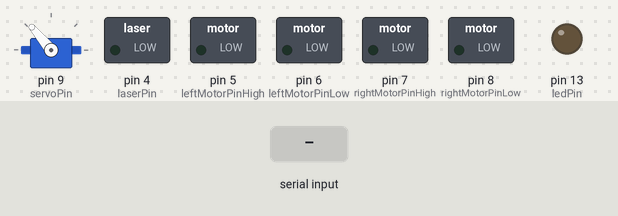
The sketch below on a simulated Arduino Uno, built with avr-gcc and run on an emulated ATmega328P. Parts: servo, switched loads named in the sketch (green lamp = pin HIGH), output pins drawn as LEDs (lit = HIGH). The test bench sets the inputs (shaded band).

Above: at 1.2 s.
1.3 s: "w" received over Serial
At 1.5 s:
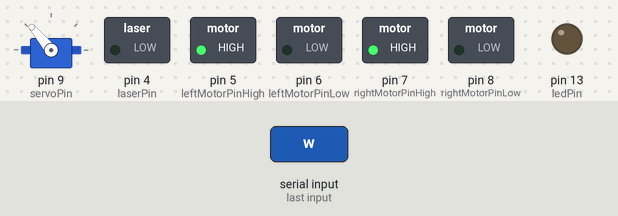
3.1 s: byte 72 ('H') received over Serial
At 4.3 s:
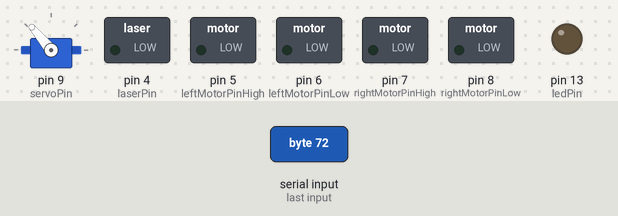
4.7 s: byte 32 (32) received over Serial
At 5.5 s:
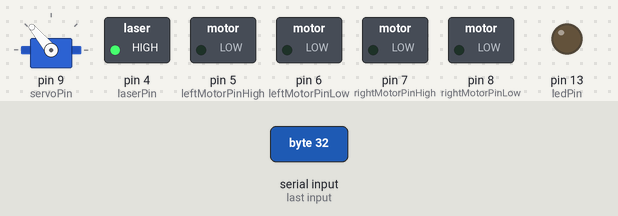
6.2 s: byte 104 ('h') received over Serial
At 6.7 s:
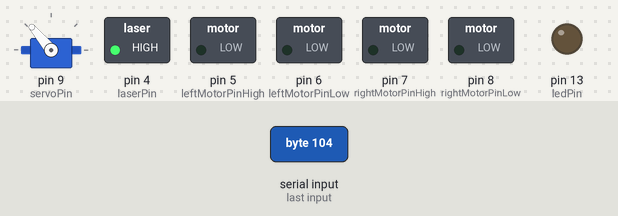
7.8 s: "a" received over Serial
At 7.9 s:
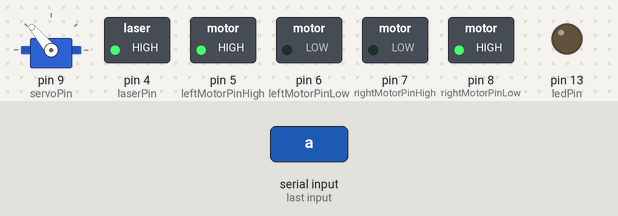
9.5 s: "s" received over Serial
At 9.6 s:
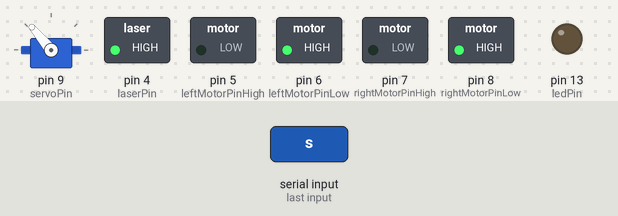
Timing chart, 0 to 12.2 s (numbered marks = the images above; inputs shaded):
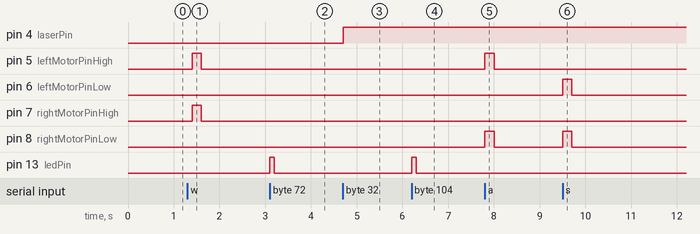

Measured:
- after the input at 1.3 s, pin 5 (leftMotorPinHigh), pin 7 (rightMotorPinHigh): LOW → HIGH after 0.10 s, → LOW 0.20 s later
- after the input at 3.1 s, pin 13 (ledPin): LOW → HIGH at once, → LOW 0.10 s later
- after the input at 4.7 s, pin 4 (laserPin): LOW → HIGH at once
- after the input at 6.2 s, pin 13 (ledPin): LOW → HIGH at once, → LOW 0.10 s later
- after the input at 7.8 s, pin 5 (leftMotorPinHigh), pin 8 (rightMotorPinLow): LOW → HIGH at once, → LOW 0.20 s later
- after the input at 9.5 s, pin 6 (leftMotorPinLow), pin 8 (rightMotorPinLow): LOW → HIGH at once, → LOW 0.20 s later

The sketch:

SEEK_2017.ino
```cpp
#include <Servo.h>
Servo laserServo;
char val; // variable to receive data from the serial port
int ledPin = 13; // LED connected to pin 13 (on-board LED)
int leftMotorPinHigh = 5;
int leftMotorPinLow = 6;
int rightMotorPinHigh = 7;
int rightMotorPinLow = 8;
int servoPin = 9;
int laserPin = 4;
int servoPosition = 130;
int delayTime = 100;

void setup() {

  pinMode(ledPin, OUTPUT);  // pin 13 (on-board LED)  OUTPUT
  pinMode(leftMotorPinHigh, OUTPUT);
  pinMode(leftMotorPinLow, OUTPUT);
  pinMode(rightMotorPinHigh, OUTPUT);
  pinMode(rightMotorPinLow, OUTPUT);
  pinMode(servoPin, OUTPUT);
  pinMode(laserPin, OUTPUT);

  laserServo.attach(servoPin);
  laserServo.write(servoPosition);
  Serial.begin(9600);       // start serial communication at 9600bps

}

void loop() {

  if( Serial.available() )       // if data is available to read
  {
    val = Serial.read();         // read it and store it in 'val'
  } else {
    val = NULL;
    digitalWrite(leftMotorPinHigh, LOW);
    digitalWrite(leftMotorPinLow, LOW);
    digitalWrite(rightMotorPinHigh, LOW);
    digitalWrite(rightMotorPinLow, LOW);
  }

  switch (val) {
    case 'w':  //W
      digitalWrite(leftMotorPinHigh, HIGH);
      digitalWrite(leftMotorPinLow, LOW);
      digitalWrite(rightMotorPinHigh, HIGH);
      digitalWrite(rightMotorPinLow, LOW);
      delay(delayTime);
      break;
    case 'a':   //A
      digitalWrite(leftMotorPinHigh, HIGH);
      digitalWrite(leftMotorPinLow, LOW);
      digitalWrite(rightMotorPinHigh, LOW);
      digitalWrite(rightMotorPinLow, HIGH);
      delay(delayTime);
      break;
    case 's':  //S
      digitalWrite(leftMotorPinHigh, LOW);
      digitalWrite(leftMotorPinLow, HIGH);
      digitalWrite(rightMotorPinHigh, LOW);
      digitalWrite(rightMotorPinLow, HIGH);
      delay(delayTime);
      break;
    case 'd':  //D
      digitalWrite(leftMotorPinHigh, LOW);
      digitalWrite(leftMotorPinLow, HIGH);
      digitalWrite(rightMotorPinHigh, HIGH);
      digitalWrite(rightMotorPinLow, LOW);
      delay(delayTime);
      break;
    case 'q':  //D
      digitalWrite(leftMotorPinHigh, HIGH);
      digitalWrite(leftMotorPinLow, LOW);
      delay(delayTime);
      break;
    case 'e':  //D
      digitalWrite(rightMotorPinHigh, HIGH);
      digitalWrite(rightMotorPinLow, LOW);
      delay(delayTime);
      break;
    case 'p':  //L
      if (servoPosition == 5) {
        ;
      } else {
        servoPosition = servoPosition - 5;

        delay(100);
      }
      laserServo.write(servoPosition);
      break;
    case 'l':  //P
      if (servoPosition == 160) {
        ;
      } else {
        servoPosition = servoPosition + 5;

        delay(100);
      }
      laserServo.write(servoPosition);
      break;
    case 'o':  //L
      if (servoPosition == 5) {
        ;
      } else {
        servoPosition = servoPosition - 1;

        delay(100);
      }
      laserServo.write(servoPosition);
      break;
    case 'k':  //P
      if (servoPosition == 160) {
        ;
      } else {
        servoPosition = servoPosition + 1;

        delay(100);
      }
      laserServo.write(servoPosition);
      break;
    case 32:   //Spacebar
      digitalWrite(laserPin, HIGH);
      delay(100);
      break;
    case 'x':   //1
      digitalWrite(laserPin, LOW);
      break;
    case '1':   //2
      delayTime = 0.1;
      break;
    case '2':   //2
      delayTime = 10;
      break;
    case '3':
      delayTime = 50;
      break;
    case '4':
      delayTime = 100;
      break;
  }


  if( val == 'H' || val == 'h' )               // if 'H' was received
  {
    digitalWrite(ledPin, HIGH);  // turn ON the LED
  } else {
    digitalWrite(ledPin, LOW);   // otherwise turn it OFF
  }
  delay(100);                    // wait 100ms for next reading
}
```
